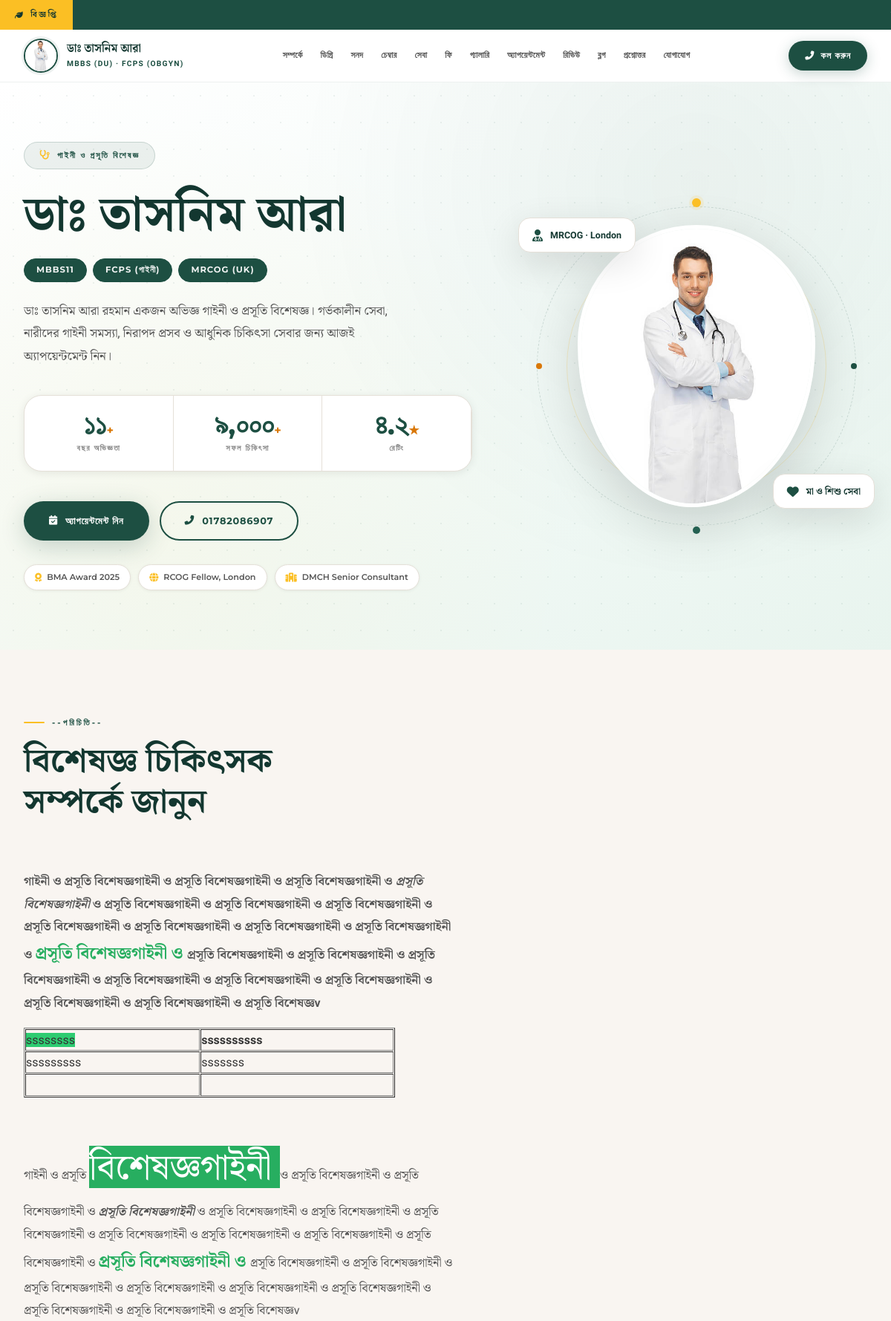
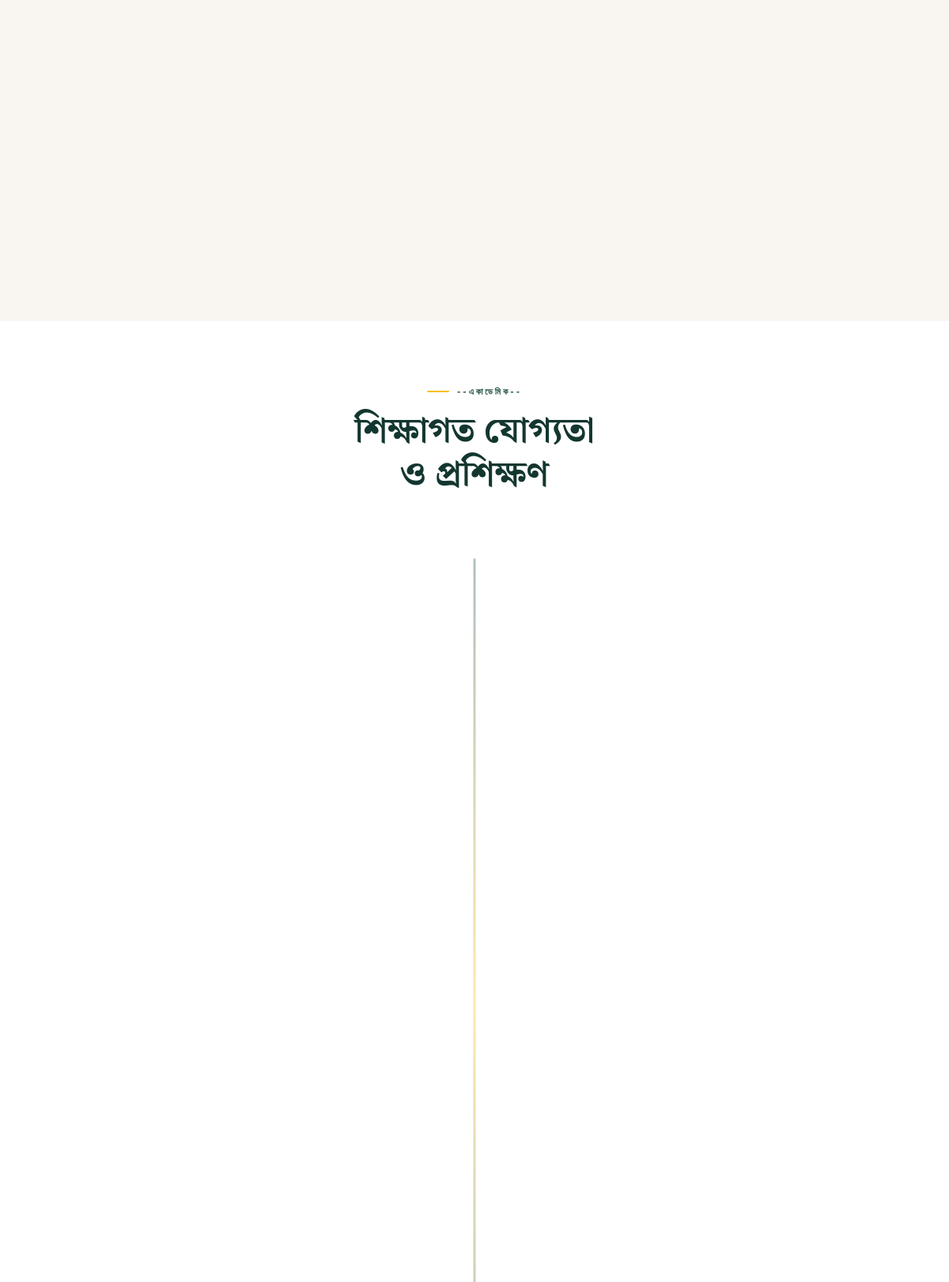
The page / (upper part) on the database its author committed (2 pictures, top to bottom).
### core/models.py (models this page shows, shortened)
class SiteSettings(models.Model):
    doctor_name = models.CharField(max_length=200, default='ডাঃ সানজিদা ইসলাম চৌধুরী')
    doctor_name_en = models.CharField(max_length=200, default='Dr. Sanjida Islam Chowdhury')
    specialty = models.CharField(max_length=200, default='গাইনী ও প্রসূতি বিশেষজ্ঞ')
    degrees = models.CharField(max_length=300, default='MBBS · FCPS · MRCOG (UK)')
    short_bio = models.TextField(verbose_name="সংক্ষিপ্ত পরিচয়", default="")
    detailed_bio = models.TextField(verbose_name="বিস্তারিত পরিচয়", default="")
    phone = models.CharField(max_length=20, default='০১৮১১-২২৩৩৪৪')
    phone_raw = models.CharField(max_length=20, default='+8801811223344')
    whatsapp = models.CharField(max_length=20, default='+8801811223344')
    email = models.EmailField(default='dr.sanjida@example.com')
    facebook_url = models.URLField(blank=True, default='https://facebook.com/dr.sanjida.bd')
    youtube_url = models.URLField(blank=True)
    profile_photo = models.ImageField(upload_to='doctor/', blank=True, null=True)
    profile_photo_url = models.URLField(blank=True, default='https://cdn.sasthyaseba.com/doctors/7410/xoWEh5iyzT9wpngIPNnKbQQiN5AnbUCE8y2hJYpv/dr-sanjida-hossain.jpg')
    years_experience = models.IntegerField(default=22)
    successful_deliveries = models.IntegerField(default=8000)
    google_rating = models.DecimalField(max_digits=3, decimal_places=1, default=4.8)
    google_review_count = models.IntegerField(default=650)
    research_papers = models.IntegerField(default=18)
    booking_fee = models.IntegerField(default=300)
    bkash_number = models.CharField(max_length=20, default='০১৮১১-২২৩৩৪৪')
    nagad_number = models.CharField(max_length=20, default='০১৮১১-২২৩৩৪৪')
    rocket_number = models.CharField(max_length=25, default='০১৮১১২২৩৩৪৪৭')
    map_embed_url = models.TextField(default='', blank=True)
    maps_link = models.URLField(blank=True, default='https://maps.google.com/?q=মিরপুর+ঢাকা')
    meta_title = models.CharField(max_length=200, default='ডাঃ সানজিদা ইসলাম চৌধুরী | গাইনী ও প্রসূতি বিশেষজ্ঞ')
    meta_description = models.TextField(blank=True, default='')
    class Meta:
        verbose_name = 'সাইট সেটিংস'
        verbose_name_plural = 'সাইট সেটিংস'
    def get_profile_photo(self):
        if self.profile_photo:
            return self.profile_photo.url
        return self.profile_photo_url

class HeroDegree(models.Model):
    label = models.CharField(max_length=100)
    is_active = models.BooleanField(default=True)
    order = models.IntegerField(default=0)
    class Meta:
        ordering = ['order']

class TrustChip(models.Model):
    icon_class = models.CharField(max_length=100, default='fas fa-award')
    text = models.CharField(max_length=200)
    is_active = models.BooleanField(default=True)
    order = models.IntegerField(default=0)
    class Meta:
        ordering = ['order']

### core/views.py (the view)
# urls.py: path('', views.home, name='home'),
def home(request):
    site = SiteSettings.objects.first()
    hero_degrees = HeroDegree.objects.filter(is_active=True)
    gallery_items = GalleryItem.objects.filter(is_active=True).order_by('order')
    context = {
        'site': site,  # ← This was missing! Now template can access {{ site.doctor_name }}, etc.
        'tickers': TickerMessage.objects.filter(is_active=True),
        'trust_chips': TrustChip.objects.filter(is_active=True),
        'hero_degrees': HeroDegree.objects.filter(is_active=True),  # ← This will now work
        'about_highlights': AboutHighlight.objects.filter(is_active=True),
        'qualifications': Qualification.objects.filter(is_active=True),
        'certificates': Certificate.objects.filter(is_active=True),
        'chambers': Chamber.objects.filter(is_active=True),
        'services': Service.objects.filter(is_active=True),
        'fees': FeeItem.objects.filter(is_active=True),
        'fee_infos': FeeInfo.objects.filter(is_active=True),
        'time_slots': AppointmentSlot.objects.filter(is_active=True),
        'reviews': Review.objects.filter(is_active=True),
        'rating_bars': RatingBar.objects.all(),
        'videos': Video.objects.filter(is_active=True),
        'blog_posts': BlogPost.objects.filter(is_active=True),
        'media_coverages': MediaCoverage.objects.filter(is_active=True),
        'team_members': TeamMember.objects.filter(is_active=True),
        'faqs': FAQ.objects.filter(is_active=True),
        'gallery_items': gallery_items,
    }
    return render(request, 'core/home.html', context)

### core/context_processors.py (called while the page is built)
def site_settings(request):
    try:
        settings = SiteSettings.objects.first()
        if not settings:
            settings = SiteSettings()
    except Exception:
        settings = SiteSettings()
    return {'site': settings}

### core/models.py (called while the page is built)
    def get_stars(self):
        return '★' * self.rating + '☆' * (5 - self.rating)

    def get_embed_url(self):
        url = self.youtube_url.strip()
        if 'youtube.com/embed/' in url:
            return url
        elif 'youtu.be/' in url:
            vid_id = url.split('youtu.be/')[1].split('?')[0].split('&')[0]
            return f"https://www.youtube.com/embed/{vid_id}"
        elif 'v=' in url:
            vid_id = url.split('v=')[1].split('&')[0]
            return f"https://www.youtube.com/embed/{vid_id}"
        return url

    def get_image_url(self):
        if self.image:
            return self.image.url
        return self.image_url or ''

### templates/core/home.html (shortened to what this page needs)
{% extends "base.html" %}
{% load static %}
{% block body %}
<div class="ticker">
  <div class="ticker__label"><i class="fas fa-leaf"></i> বিজ্ঞপ্তি</div>
  <div class="ticker__track">
    <span>
    </span>
  </div>
</div>
<header class="header" id="header">
  <div class="header__inner">
    <a href="#home" class="logo">
      <div class="logo__avatar"><img src="{{ site.get_profile_photo }}" alt="{{ site.doctor_name }}" /></div>
      <div class="logo__text"><strong>{{ site.doctor_name }}</strong><span>{{ site.degrees }}</span></div>
    </a>
    <nav class="nav" id="mainNav">
      <a href="#about" class="nav__link">সম্পর্কে</a>
      {% if qualifications %}
      <a href="#qualification" class="nav__link">ডিগ্রি</a>
      {% endif %}
      {% if certificates %}
      <a href="#certificates" class="nav__link">সনদ</a>
      {% endif %}
      {% if chambers or site.map_embed_url %}
      <a href="#chamber" class="nav__link">চেম্বার</a>
      {% endif %}
      {% if services %}
      <a href="#services" class="nav__link">সেবা</a>
      {% endif %}
      {% if fees %}
      <a href="#fees" class="nav__link">ফি</a>
      {% endif %}
      {% if gallery_items %}
      <a href="#gallery" class="nav__link">গ্যালারি</a>
      {% endif %}
      <a href="#appointment" class="nav__link">অ্যাপয়েন্টমেন্ট</a>
      {% if reviews or rating_bars %}
      <a href="#reviews" class="nav__link">রিভিউ</a>
      {% endif %}
      {% if blog_posts %}
      <a href="#blog" class="nav__link">ব্লগ</a>
      {% endif %}
      {% if faqs %}
      <a href="#faq" class="nav__link">প্রশ্নোত্তর</a>
      {% endif %}
      <a href="#contact" class="nav__link">যোগাযোগ</a>
    </nav>
    <a href="tel:{{ site.phone_raw }}" class="header__cta"><i class="fas fa-phone-alt"></i> কল করুন</a>
  </div>
</header>
<section class="hero" id="home">
  <div class="hero__wrap">
    <div class="hero__left">
      <div class="hero__tag"><i class="fas fa-stethoscope"></i> {{ site.specialty }}</div>
      <h1 class="hero__name">{{ site.doctor_name }}</h1>
      <div class="hero__degrees">
        {% for deg in hero_degrees %}<span class="hero__deg-pill">{{ deg.label }}</span>
        {% empty %}<span class="hero__deg-pill">MBBS</span><span class="hero__deg-pill">FCPS (গাইনী)</span><span
          class="hero__deg-pill">MRCOG (UK)</span>
        {% endfor %}
      </div>
      <p class="hero__bio">{{site.short_bio|safe}}</p>
      <div class="hero__numbers">
        <div class="hero__num-item">
          <span class="hero__num-val">
            <b data-target="{{ site.years_experience }}">0</b><span class="hero__num-sup">+</span>
          </span>
          <span class="hero__num-label">বছর অভিজ্ঞতা</span>
        </div>
        <div class="hero__num-item">
          <span class="hero__num-val">
            <b data-target="{{ site.successful_deliveries }}">0</b><span class="hero__num-sup">+</span>
          </span>
          <span class="hero__num-label">সফল চিকিৎসা</span>
        </div>
        <div class="hero__num-item">
          <span class="hero__num-val">
            <b data-target="{{ site.google_rating }}">0</b><span class="hero__num-sup">★</span>
          </span>
          <span class="hero__num-label">রেটিং</span>
        </div>
      </div>
      <div class="hero__btns">
        <a href="#appointment" class="btn-forest"><i class="fas fa-calendar-check"></i> অ্যাপয়েন্টমেন্ট নিন</a>
        <a href="tel:{{ site.phone_raw }}" class="btn-ghost"><i class="fas fa-phone-alt"></i> {{ site.phone }}</a>
      </div>
      <div class="hero__trust">
        {% for chip in trust_chips %}<span class="trust-chip"><i class="{{ chip.icon_class }}"></i>
          {{ chip.text }}</span>
        {% empty %}
        <span class="trust-chip"><i class="fas fa-award"></i> BMA Award 2024</span>
        <span class="trust-chip"><i class="fas fa-globe"></i> RCOG Fellow, London</span>
        <span class="trust-chip"><i class="fas fa-hospital"></i> DMCH Senior Consultant</span>
        {% endfor %}
      </div>
    </div>
    <div class="hero__visual">
      <div class="hero__ring-dot hero__ring-dot--1"></div>
      <div class="hero__ring-dot hero__ring-dot--2"></div>
      <div class="hero__ring-dot hero__ring-dot--3"></div>
      <div class="hero__ring-dot hero__ring-dot--4"></div>
      <div class="hero__photo-wrap"><img src="{{ site.get_profile_photo }}" alt="{{ site.doctor_name }}" /></div>
      <div class="hero__float hero__float--tl"><i class="fas fa-user-md"></i><span>MRCOG · London</span></div>
      <div class="hero__float hero__float--br"><i class="fas fa-heart"></i><span>মা ও শিশু সেবা</span></div>
    </div>
  </div>
</section>
<section id="about" class="section sec-bg-cream">
  <div class="wrap">
    <div class="sec-label">--পরিচিতি--</div>
    <div class="sec-title">বিশেষজ্ঞ চিকিৎসক<br />সম্পর্কে জানুন</div>
    <div class="about-grid" style="margin-top:48px;">
      <div class="about-text">
        <p>{{ site.detailed_bio|safe }}</p>
        <div class="about-highlights">
        </div>
      </div>
      <div class="about-stats">
        <div class="stats-row">
        </div>
      </div>
    </div>
  </div>
</section>
{% if qualifications %}
<section id="qualification" class="section sec-bg-white">
  <div class="wrap">
    <div class="sec-header-center">
      <div class="sec-label">--একাডেমিক--</div>
      <h2 class="sec-title">শিক্ষাগত যোগ্যতা<br />ও প্রশিক্ষণ</h2>
    </div>
    <div class="timeline-wrap" style="margin-top:56px;">
      <div class="timeline-spine"></div>
    </div>
  </div>
</section>
{% endif %}
{% endblock %}

### rows shown on the page
SiteSettings: get_profile_photo (picture), doctor_name "ডাঃ তাসনিম আরা", degrees "MBBS (DU) · FCPS (OBGYN)", specialty "গাইনী ও প্রসূতি বিশেষজ্ঞ", short_bio "ডাঃ তাসনিম আরা রহমান একজন অভিজ্ঞ গাইনী ও প্রসূতি বিশেষজ্ঞ। গর্ভকালীন সেবা, নারীদের গাইনী সমস্যা, নিরাপদ প্রসব ও আধুনিক চিকিৎসা সেবার জন্য আজই অ্যাপয়েন্টমেন্ট নিন।", phone "01782086907", detailed_bio "গাইনী ও প্রসূতি বিশেষজ্ঞগাইনী ও প্রসূতি বিশেষজ্ঞগাইনী ও প্রসূতি বিশেষজ্ঞগাইনী ও প্রসূতি বিশেষজ্ঞগাইনী ও প্রসূতি বিশেষজ্ঞগাইনী ও প্রসূতি বিশেষজ্ঞগাইনী ও প্রসূতি বিশেষজ্ঞগাইনী ও প্রসূতি বিশেষজ্ঞগাইনী ও প্রসূতি বিশেষজ্ঞগাইনী ও প্রসূতি বিশেষজ্ঞগাইনী ও প্রসূতি বিশেষজ্ঞগাইনী ও প্রসূতি বিশেষজ্ঞগাইনী ও প্রসূতি বিশেষজ্ঞগাইনী ও প্রসূতি বিশেষজ্ঞগাইনী ও প্রসূতি বিশেষজ্ঞগাইনী ও প্রসূতি বিশেষজ্ঞগাইনী ও প্রসূতি বিশেষজ্ঞগাইনী ও প্রসূতি বিশেষজ্ঞগাইনী ও প্রসূতি বিশেষজ্ঞগাইনী ও প্রসূতি বিশেষজ্ঞগাইনী ও প্রসূতি বিশেষজ্ঞv ssssssss ssssssssss sssssssss sssssss গাইনী ও প্রসূতি বিশেষজ্ঞগাইনী ও প্রসূতি বিশেষজ্ঞগাইনী ও প্রসূতি বিশেষজ্ঞগাইনী ও প্রসূতি বিশেষজ্ঞগাইনী ও প্রসূতি বিশেষজ্ঞগাইনী ও প্রসূতি বিশেষজ্ঞগাইনী ও…"
HeroDegree: label "MBBS11"
HeroDegree: label "FCPS (গাইনী)"
HeroDegree: label "MRCOG (UK)"
TrustChip: text "BMA Award 2025"
TrustChip: text "RCOG Fellow, London"
TrustChip: text "DMCH Senior Consultant"
